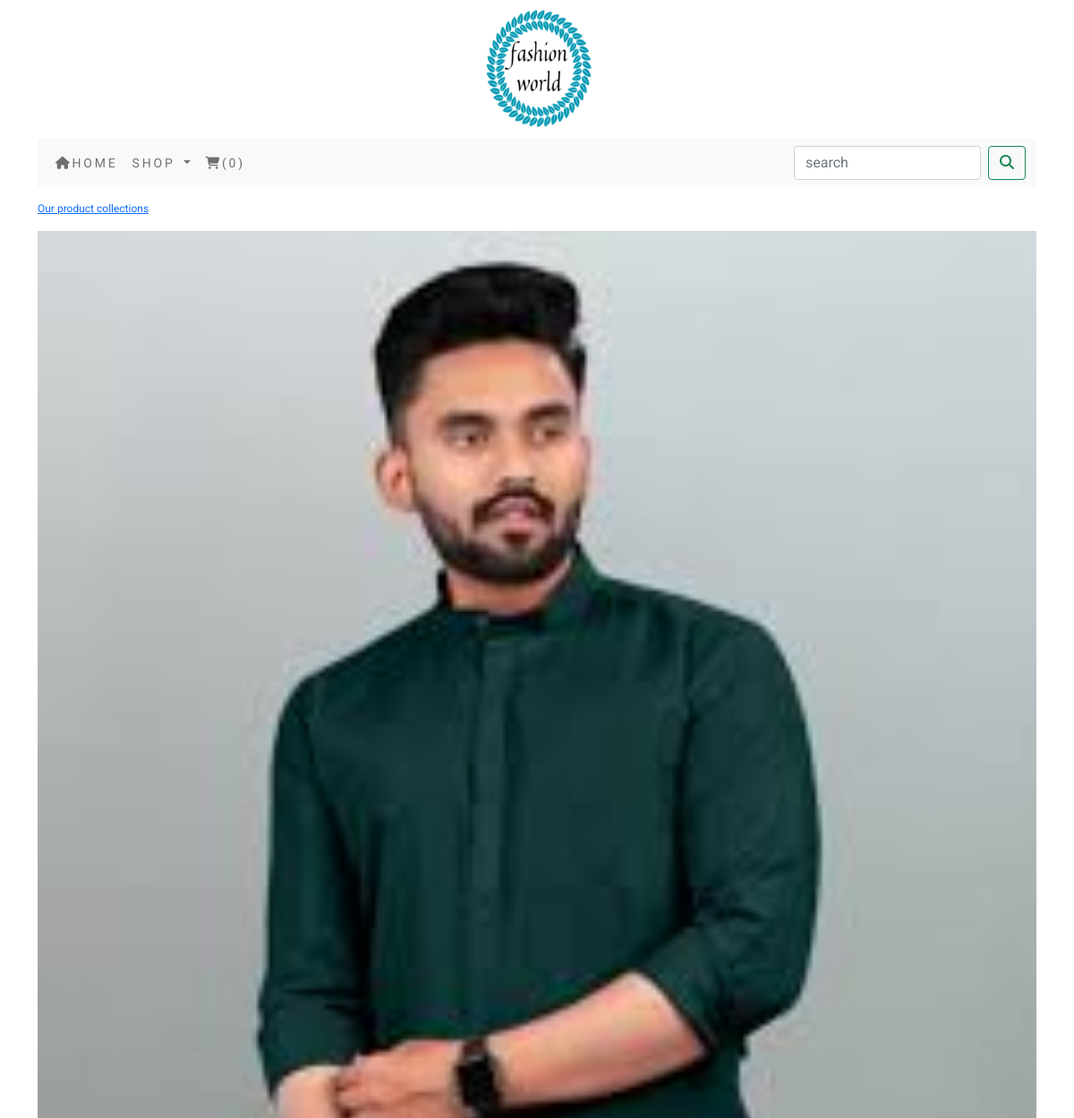
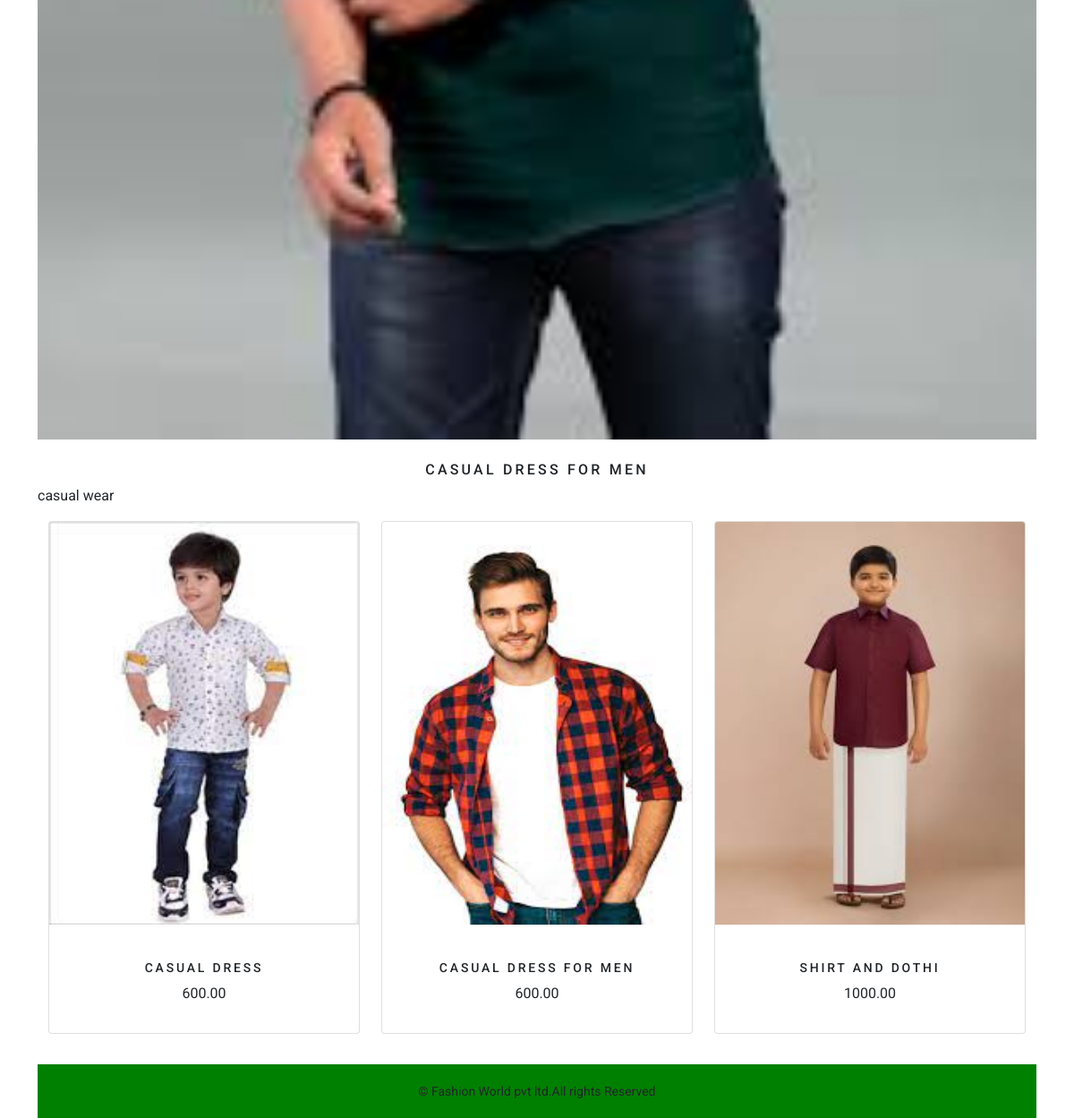
/shop/casual-dress-for-men/, run on the app's committed database (2 pictures, top to bottom).
### shop/models.py (models this page shows, shortened)
class Category(models.Model):
    name=models.CharField(max_length=250,unique=True)
    slug=models.SlugField(max_length=250,unique=True)
    description=models.TextField(blank=True)
    image=models.ImageField(upload_to='category',blank=True)
    class Meta:
        ordering=('name',)
        verbose_name='category'
        verbose_name_plural='categories'
    def get_url(self):
        return reverse('shop:products_by_category',args=[self.slug])

class Product(models.Model):
    name=models.CharField(max_length=250,unique=True)
    slug=models.SlugField(max_length=250,unique=True)
    description=models.TextField(blank=True)
    price=models.DecimalField(max_digits=10,decimal_places=2)
    category=models.ForeignKey(Category,on_delete=models.CASCADE)
    image=models.ImageField(upload_to='product',blank=True)
    stock=models.IntegerField()
    available=models.BooleanField(default=True)
    created=models.DateTimeField(auto_now_add=True)
    updated=models.DateTimeField(auto_now_add=True)
    def get_url(self):
        return reverse('shop:productcategory',args=[self.category.slug,self.slug])
    class Meta:
        ordering=('name',)
        verbose_name='product'
        verbose_name_plural='products'

### shop/views.py (the view)
# urls.py: path('',views.allproductcat,name='allproductcat'),
def allproductcat(request,c_slug=None):
    c_page=None
    products_list=None
    if c_slug!=None:
        c_page=get_object_or_404(Category,slug=c_slug)
        products_list=Product.objects.all().filter(category=c_page,available=True)
    else:
        products_list=Product.objects.all().filter(available=True)
    paginator=Paginator(products_list,6)
    try:
        page=int(request.GET.get('page','1'))
    except:
        page=1
    try:
        products=paginator.page(page)
    except (EmptyPage,InvalidPage):
        products=paginator.page(paginator.num_pages)
    return render(request,"category.html",{'category':c_page,'products':products})

### cart/context_processors.py (called while the page is built)
def counter(request):
    item_count=0
    if 'admin' in request.path:
        return{}
    else:
        try:
            cart=Cart.objects.filter(cart_id=_cart_id(request))
            cart_items=CartItem.objects.all().filter(cart=cart[:1])
            for cart_item in cart_items:
                item_count += cart_item.quantity
        except Cart.DoesNotExist:
            item_count = 0
    return dict(item_count=item_count)

### cart/views.py (called while the page is built)
def _cart_id(request):
    cart=request.session.session_key
    if not cart:
        cart=request.session.create()
    return cart

### shop/context processors.py (called while the page is built)
def menu_links(request):
    links=Category.objects.all()
    return dict(links=links)

### templates/category.html (shortened to what this page needs)
{% extends 'base.html' %}
{% load static %}
{% block content %}
{% if category %}
     <div>
          <div class="row my_row_class">
              <div class="mx_auto">
                  <p><a href="{% url 'shop:allproductcat' %}">Our product collections</a></p>
              </div>
          </div>
     </div>
{% endif %}
<div class="mx_auto">
    {% if category %}
         <img class="my_image" src="{{category.image.url}}" alt="{{category.name}}" height="250px" width="250px">
</div>
<br>
<div>
    <h1 class="text-center my_title"> {{category.name}}</h1>
    <p class="text-justify">{{category.description}}</p>
</div>
     {% endif %}
<div class="container">
    <div class="row mx_auto">
        {% for p in products %}
        <div class="my_bottom_margin col-9 col-sm-12 col-md-4 xol-lg-4">
            <div class="card text-center" style="min-width:18rem;">
                <a href="{{ p.get_url }}"><img class="card-img-top" src="{{p.image.url}}" alt="{{p.name}}" height="450px" width="250px"></a><br>
                <div class="card-body">
                     <h4>{{p.name}}</h4>
                     <p>{{p.price}}</p>
                </div>
            </div>
        </div>
        {% endfor %}
    </div>
    <br>
</div>
{% endblock %}

### static/cs/custom.css (style rules this page uses)
body { font-family: 'Roboto', sans-serif; }
.my_row_class { padding-top:15px; }
.my_row_class .mx_auto { color:#ff0000; font-size:12px; }
.my_image { width:100%; height:auto; }
.my_title { font-size:16px; text-transform:uppercase; letter-spacing:.2em; }
.my_bottom_margin { margin-bottom : 10px; }
.card-body h4 { font-size:14px; text-transform:uppercase; letter-spacing:.2em; }

### data on the page
Category: image (picture), name "CASUAL DRESS FOR MEN", description "casual wear"
Product: image (picture), name "CASUAL DRESS", price "600.00"
Product: image (picture), name "CASUAL DRESS FOR MEN", price "600.00"
Product: image (picture), name "SHIRT AND DOTHI", price "1000.00"

### other printed values
{{ item_count }} "0"
